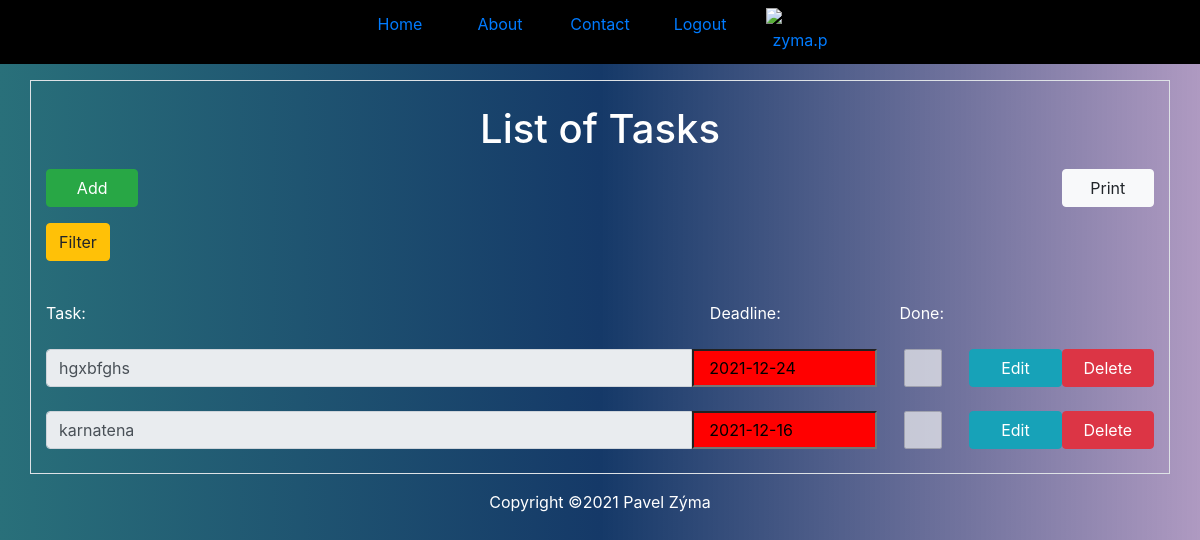
The page /todolist (signed in) on the database its author committed.
### tables this page shows
CREATE TABLE "tasks" (
	"id"	INTEGER,
	"task"	TEXT,
	"execdate"	NUMERIC,
	"ok"	INTEGER,
	"user_id"	INTEGER,
	PRIMARY KEY("id" AUTOINCREMENT)
);

### app.py (the view)
@app.route("/todolist", methods=["POST","GET"])
def todolist():
    user_id=session["user_id"]
    user=session["user"]
    records=create_db.get_data(user_id,"execdate")
    if request.args.get("submit")=="Savedate":
        records=create_db.get_data(user_id,"savedate")
    elif request.args.get("submit")=="History":
        records=create_db.get_data(user_id,"ok")
    elif request.args.get("submit")=="All":
        records=create_db.get_data(user_id)
    if user:
        print(user)
        return render_template("index.html",user=user,records=records,success=True)
    return render_template("index.html",success=False)

### package/create_db.py (called while the page is built)
def get_data(user,col="id"):
    con=sqlite3.connect("package/db/todolist.db")
    cur=con.cursor()
    if col=="savedate":
        sql="SELECT * FROM tasks WHERE user_id=? and ok=0 ORDER BY id"
        cur.execute(sql,(user,))
    elif col=="execdate":
        sql="SELECT * FROM tasks WHERE user_id=? and ok=0 ORDER BY execdate DESC"
        cur.execute(sql,(user,))
    elif col=="id":
        sql="SELECT * FROM tasks WHERE user_id=?"
        cur.execute(sql,(user,))
    elif col =="ok":
        sql="SELECT * FROM tasks WHERE user_id=? and ok=1 ORDER BY execdate DESC"
        cur.execute(sql,(user,))
    records=cur.fetchall()
    con.close()
    return records

### templates/index.html (shortened to what this page needs)
    {% extends "base.html" %}
    {% block content%}
	{% if success %}
	<div class="container border" style="margin-top: 80px;" >
		<p><h1 class="text-center text-white text-decoration mt-4">List of Tasks</h1></p>
		<div class=" mx-auto">
			<form action="/todolist" class="my-3">
				<div class="  clearfix">
					<a href="/add"class="btn btn-success col-md-1 " name="add">Add</a>
					<a href="" onclick="print()" class="btn btn-light col-md-1 float-right" name="Print">Print</a>
				</div>
				<div id=menu>
					<div id="item" class="btn btn-warning my-3">Filter</div>
				</div>
			</form>
			<div class="row my-4" >
				<div class="col-md-7 text-white">Task:</div>
				<div class="col-md-2 text-white">Deadline:</div>
				<div class="col-md-1 text-white">Done:</div>
			</div>
			<form action="" class="text-center">
				{% for record in records %}
				<div class="input-group datum2">
					<input type="text" readonly="readonly" class="form-control col-md-7 " name="ukol" id="ukol" value="{{ record[1] }}" >
					<input type="text" readonly="readonly" class="form-control-date col-md-2  datum3"  name="execdate"  value="{{ record[2] }}">
					{% if record[3]==1 %}
						<input type="checkbox" value=1 disabled checked id="checkbox"  class=" form-control col-md-1  ifchecked">
					{% else %}
						<input type="checkbox" value=0 disabled id="checkbox" class=" form-control col-md-1 ifchecked">
					{% endif %}
					<a href="/edit?id={{record[0]}}"  class="col-md-1 btn btn-info" name="edit">Edit</a>
					<a href="/del?id={{ record[0] }}"  class="col-md-1 btn btn-danger" name="delete" >Delete</a>
				</div>
				<br>
				{% endfor %}
			</form>
		</div>
	</div>
		{% endif %}
	{% endblock %}

### static/style.css (style rules this page uses)
body { background-image: linear-gradient(to right ,rgb(41, 112, 122),rgb(21, 57, 104),rgba(104, 65, 139, 0.534)); }
.clearfix { clear:both; }

### rows shown on the page
tasks: ukol "hgxbfghs", execdate "2021-12-24"
tasks: ukol "karnatena", execdate "2021-12-16"
